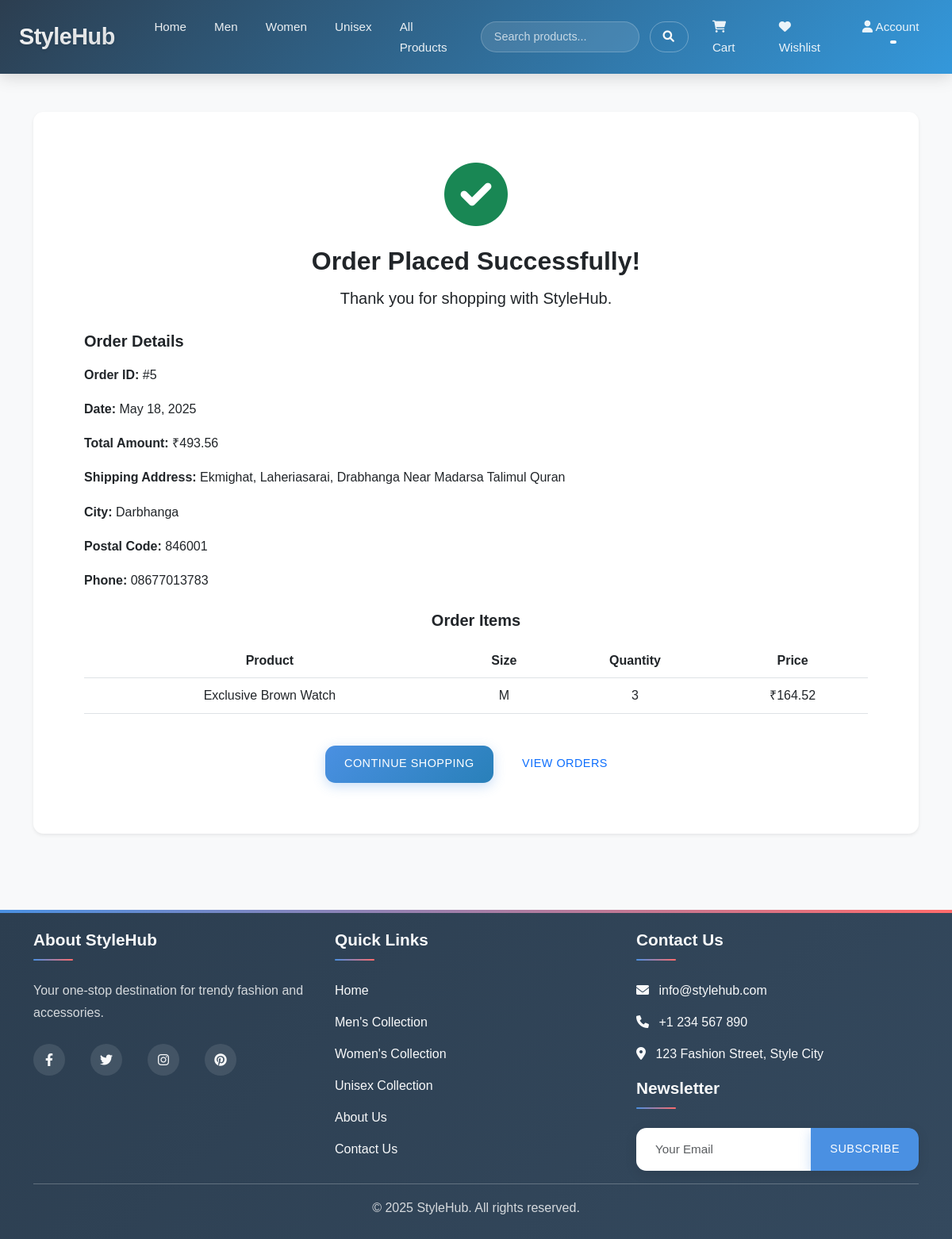
The app's page /order/confirmation/5/ (signed in) with its own data.
### store/models.py (models this page shows, shortened)
class Order(models.Model):
    user = models.ForeignKey(User, on_delete=models.CASCADE)
    created_at = models.DateTimeField(auto_now_add=True)
    shipping_address = models.TextField()
    city = models.CharField(max_length=100)
    postal_code = models.CharField(max_length=20)
    phone = models.CharField(max_length=20)
    total_amount = models.DecimalField(max_digits=10, decimal_places=2)
    status = models.CharField(max_length=20, choices=[
        ('pending', 'Pending'),
        ('processing', 'Processing'),
        ('shipped', 'Shipped'),
        ('delivered', 'Delivered'),
        ('cancelled', 'Cancelled')
    ], default='pending')

class OrderItem(models.Model):
    order = models.ForeignKey(Order, related_name='items', on_delete=models.CASCADE)
    product = models.ForeignKey(Product, on_delete=models.CASCADE)
    quantity = models.PositiveIntegerField(default=1)
    size = models.CharField(max_length=10)
    price = models.DecimalField(max_digits=10, decimal_places=2)

class Product(models.Model):
    GENDER_CHOICES = (
        ('men', 'Men'),
        ('women', 'Women'),
        ('unisex', 'Unisex'),
    )
    COLLECTION_CHOICES = (
        ('summer', 'Summer'),
        ('winter', 'Winter'),
    )
    category = models.ForeignKey(Category, on_delete=models.CASCADE, related_name='products')
    name = models.CharField(max_length=200)
    description = models.TextField()
    price = models.DecimalField(max_digits=10, decimal_places=2)
    image = models.ImageField(upload_to='products/', blank=True)
    gender = models.CharField(max_length=6, choices=GENDER_CHOICES)
    collection = models.CharField(max_length=6, choices=COLLECTION_CHOICES, default='summer')
    in_stock = models.BooleanField(default=True)
    is_featured = models.BooleanField(default=False)
    created = models.DateTimeField(auto_now_add=True)
    updated = models.DateTimeField(auto_now=True)
    class Meta:
        ordering = ['-created']

### store/views.py (the view)
# urls.py: path('order/confirmation/<int:order_id>/', views.order_confirmation, name='order_confirmation'),
@login_required
def order_confirmation(request, order_id):
    order = get_object_or_404(Order, id=order_id, user=request.user)
    return render(request, 'store/order_confirmation.html', {'order': order})

### templates/store/order_confirmation.html (shortened to what this page needs)
{% extends 'store/base.html' %}
{% block content %}
<div class="container py-5">
    <div class="card shadow-sm text-center p-5">
        <div class="card-body">
            <i class="fas fa-check-circle fa-5x text-success mb-4"></i>
            <h2>Order Placed Successfully!</h2>
            <p class="lead mb-4">Thank you for shopping with StyleHub.</p>
            <div class="order-details text-start mb-4">
                <h5 class="mb-3">Order Details</h5>
                <p><strong>Order ID:</strong> #{{ order.id }}</p>
                <p><strong>Date:</strong> {{ order.created_at|date:"F j, Y" }}</p>
                <p><strong>Total Amount:</strong> ₹{{ order.total_amount }}</p>
                <p><strong>Shipping Address:</strong> {{ order.shipping_address }}</p>
                <p><strong>City:</strong> {{ order.city }}</p>
                <p><strong>Postal Code:</strong> {{ order.postal_code }}</p>
                <p><strong>Phone:</strong> {{ order.phone }}</p>
            </div>
            <div class="order-items mb-4">
                <h5 class="mb-3">Order Items</h5>
                <div class="table-responsive">
                    <table class="table">
                        <thead>
                            <tr>
                                <th>Product</th>
                                <th>Size</th>
                                <th>Quantity</th>
                                <th>Price</th>
                            </tr>
                        </thead>
                        <tbody>
                            {% for item in order.items.all %}
                            <tr>
                                <td>{{ item.product.name }}</td>
                                <td>{{ item.size }}</td>
                                <td>{{ item.quantity }}</td>
                                <td>₹{{ item.price }}</td>
                            </tr>
                            {% endfor %}
                        </tbody>
                    </table>
                </div>
            </div>
            <div class="mt-4">
                <a href="{% url 'store:home' %}" class="btn btn-primary me-2">
                    Continue Shopping
                </a>
                <a href="{% url 'store:profile' %}" class="btn btn-outline-primary">
                    View Orders
                </a>
            </div>
        </div>
    </div>
</div>
{% endblock %}

### static/css/style.css (style rules this page uses)
:root { --primary-color: #4a90e2; --secondary-color: #ff6b6b; --accent-color: #2ecc71; --dark-color: #2c3e50; --light-color: #f8f9fa; --success-color: #2ecc71; --border-radius: 0.8rem; --box-shadow: 0 10px 30px rgba(0, 0, 0, 0.1); --transition: all 0.3s cubic-bezier(0.4, 0, 0.2, 1); --font-primary: 'Poppins', sans-serif; --font-heading: 'Poppins', sans-serif; }
body { font-family: var(--font-primary); line-height: 1.7; color: var(--dark-color); background-color: var(--light-color); min-height: 100vh; display: flex; flex-direction: column; overflow-x: hidden; }
h1, h2, h3, h4, h5, h6 { font-family: var(--font-heading); font-weight: 600; line-height: 1.3; }
a { text-decoration: none; transition: var(--transition); }
.card { border-radius: var(--border-radius); box-shadow: var(--box-shadow); border: none; transition: var(--transition); overflow: hidden; background: #ffffff; }
.btn { padding: 0.8rem 1.5rem; font-weight: 500; border-radius: var(--border-radius); transition: var(--transition); position: relative; overflow: hidden; z-index: 1; border: none; text-transform: uppercase; letter-spacing: 0.5px; font-size: 0.9rem; }
.btn::after { content: ''; position: absolute; bottom: 0; left: 0; width: 100%; height: 100%; background-color: rgba(255, 255, 255, 0.1); transform: scaleX(0); transform-origin: right; transition: transform 0.3s ease; z-index: -1; }
.btn-primary { background: linear-gradient(135deg, var(--primary-color), #2980b9); color: #fff; box-shadow: 0 4px 15px rgba(74, 144, 226, 0.3); }

### records on screen
Order: id "5", created_at "May 18, 2025", total_amount "493.56", shipping_address "Ekmighat, Laheriasarai, Drabhanga Near Madarsa Talimul Quran", city "Darbhanga", postal_code "846001", phone "08677013783"
OrderItem: product.name "Exclusive Brown Watch", size "M", quantity "3", price "164.52"
